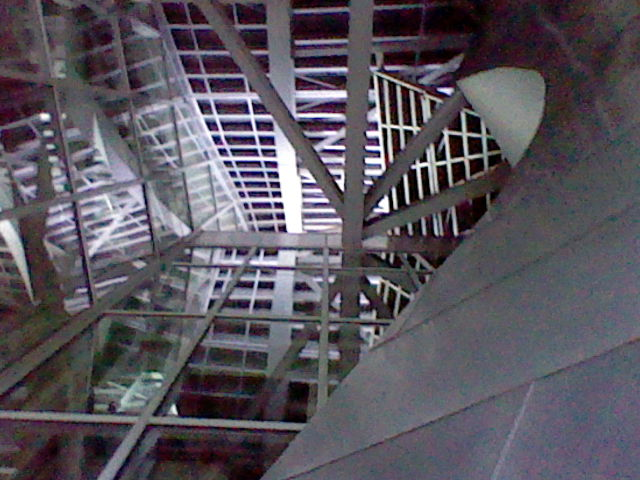
#> input picture images/HNI_0079.JPG, 640 x 480 px, found by its file name
$ python image-processing.py
#> lines starting #> are read from the running program, lines starting #| are printed output that depends on the picture
#!/usr/bin/env python
# coding: utf-8

# # Image Processing
#

# ## Section table of contents
#
# ```{tableofcontents}
# ```

# ## Set up Environment
# I suppose I better import some modules:
# * scipy
# * numpy
# * matplotlib

# In[1]:


import numpy as np
import matplotlib as mpl
import matplotlib.pyplot as plt

get_ipython().run_line_magic('matplotlib', 'inline')


# In[2]:


from scipy import ndimage, fft


# In[3]:


from PIL import Image
image = Image.open('../images/HNI_0079.JPG')
#> image is the input picture: PIL image 640x480 RGB; mean R, G, B 89.2, 84.4, 93.4
image


# In[4]:


print(image.size)
#| (640, 480)


# In[5]:


imarray = np.asarray(image)
tint_imarray = imarray[:,:,0]
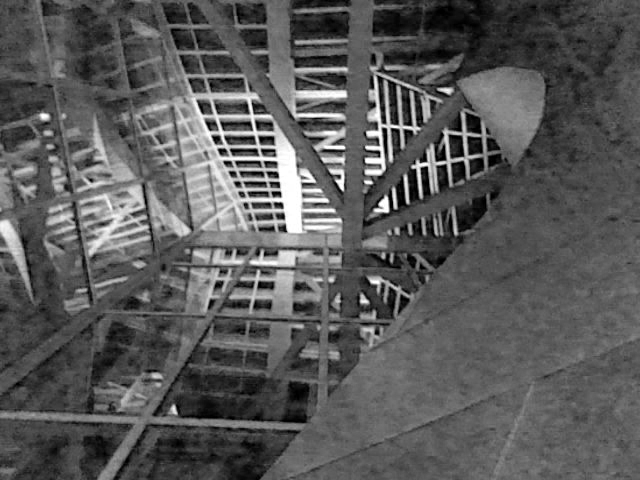
#> tint_imarray: shape (480, 640); min 0, max 255, mean 89.2
plt.imshow( tint_imarray)


# Hmmm, load

# In[6]:


im = image.load()
im[0,0]


# In[7]:


import matplotlib.image as mpimg

gehry = mpimg.imread('../images/HNI_0079.JPG')
#print(gehry)
imgplt = plt.imshow(gehry)


# Uh, let's make it gray, why not.

# In[8]:


grayimage = image.convert("L")
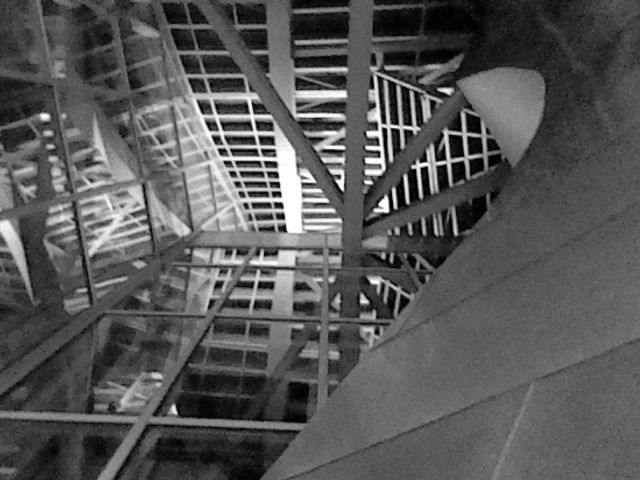
#> grayimage: PIL image 640x480 L; min 0, max 255, mean 86.9
grayimage


# In[9]:


res = fft.fft2(grayimage)


# In[10]:


res.shape


# In[11]:


print(res)
#> (printed output is left out)


# ## Image Data
#

# box of numbers
#
# ![lenna](../images/lenna.png)
#

# ## Filters/Kernels
#

# ## Convolution

# ## Fourier Transform

# In[ ]:
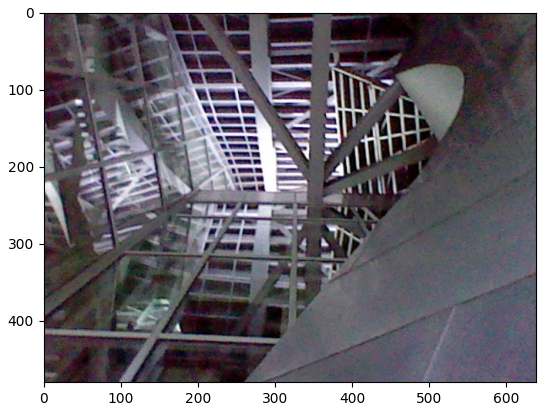
#> figure drawn by matplotlib, 1 panel

$ run again, with images/HNI_0080.JPG copied over images/HNI_0079.JPG
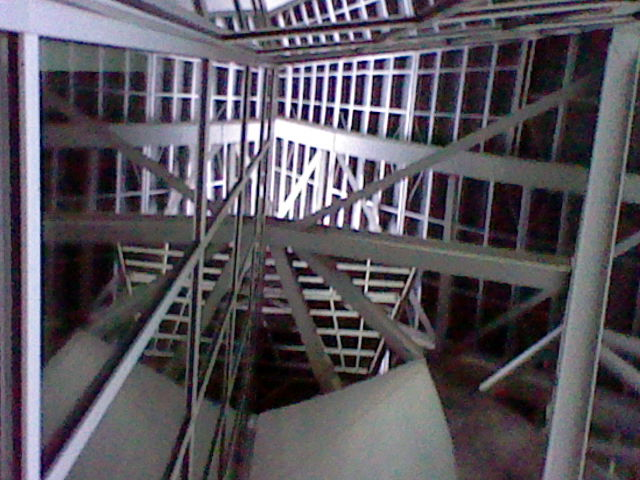
#> input picture images/HNI_0080.JPG, 640 x 480 px, found by its file name
#> image is the input picture: PIL image 640x480 RGB; mean R, G, B 88.3, 83.3, 91.4
#| (640, 480)
#> `tint_imarray = imarray[:,:,0]`:
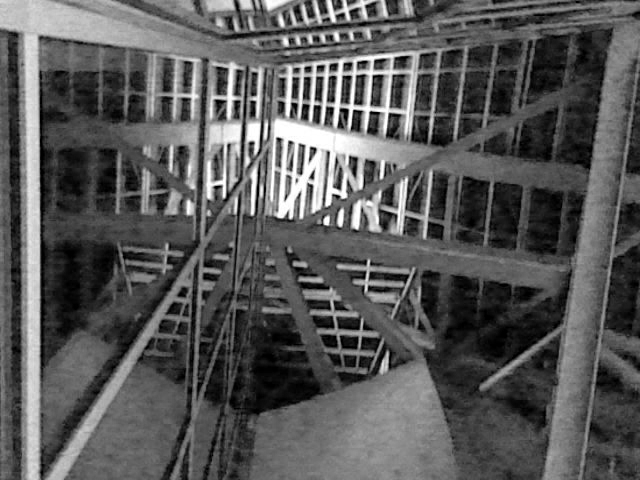
#> tint_imarray: shape (480, 640); min 0, max 255, mean 88.3
#> (printed output is left out)
#> `# In[ ]:`:
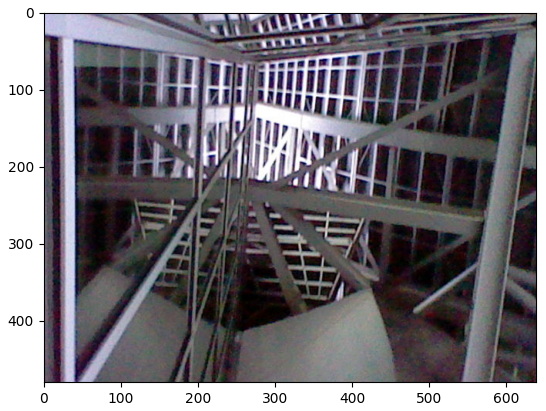
#> figure drawn by matplotlib, 1 panel
